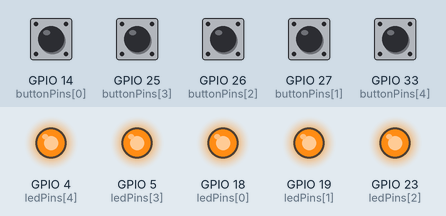
Recording of a sketch running on a simulated ESP32. Parts: output pins drawn as LEDs (lit = HIGH). The inputs (shaded band) are chosen by the test bench; at power-on: GPIO 14 (buttonPins[0]), GPIO 25 (buttonPins[3]), GPIO 26 (buttonPins[2]), GPIO 27 (buttonPins[1]), GPIO 33 (buttonPins[4]) HIGH. WiFi joins after 1.5 s; servers stay silent unless stated; uploads are accepted with an empty reply; what the sketch prints to the serial monitor is not drawn.

Above: at 2.7 s.
2.8 s: GPIO 14 (buttonPins[0]) pulled LOW for 1 s
At 4.6 s:
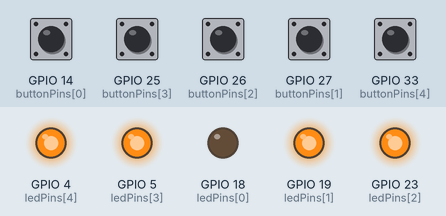
5.3 s: GPIO 25 (buttonPins[3]) pulled LOW for 0.15 s
At 5.8 s:
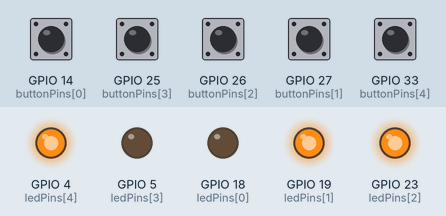
7.0 s: GPIO 26 (buttonPins[2]) pulled LOW for 0.15 s
At 8.3 s:
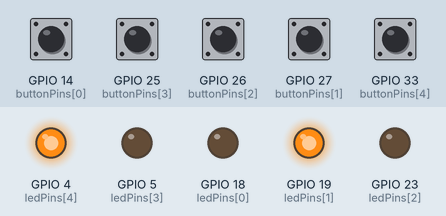
8.7 s: GPIO 27 (buttonPins[1]) pulled LOW for 0.15 s
At 9.6 s:
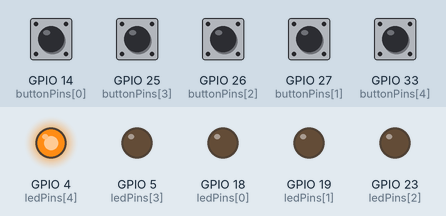
10.4 s: GPIO 33 (buttonPins[4]) pulled LOW for 0.15 s
At 10.9 s:
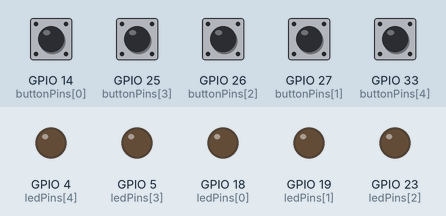
12.1 s: GPIO 14 (buttonPins[0]) pulled LOW for 0.15 s
At 13.4 s:
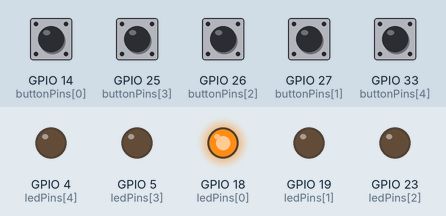
Timing chart, 0 to 14.8 s (numbered marks = the images above; inputs shaded):
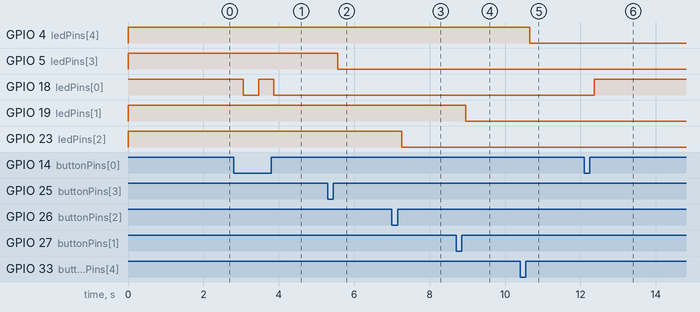

The sketch:

sketch.ino
```cpp
#include <WiFi.h>
#include <WiFiClientSecure.h>
#include "secrets.h"

// Buttons for 5 slots
int buttonPins[5] = {14, 27, 26, 25, 33};
int ledPins[5]    = {18, 19, 23, 5, 4};
int slotState[5]  = {0, 0, 0, 0, 0}; // 0=free, 1=occupied

unsigned long lastPress[5]   = {0, 0, 0, 0, 0};
const unsigned long DEBOUNCE_MS = 400;

WiFiClientSecure client;

void sendToFirebase(int slot, String value) {
  // .json?auth=<secret> — writes only the status field, preserving type
  String path = "/parkingAreas/area1/slots/slot" + String(slot + 1) + "/status.json?auth=" FIREBASE_DB_SECRET;

  if (client.connect(FIREBASE_HOST, 443)) {
    String body = "\"" + value + "\"";

    client.println("PUT " + path + " HTTP/1.1");
    client.println("Host: " FIREBASE_HOST);
    client.println("Content-Type: application/json");
    client.print("Content-Length: ");
    client.println(body.length());
    client.println();
    client.println(body);

    Serial.print("Slot ");
    Serial.print(slot + 1);
    Serial.print(" → ");
    Serial.println(value);

    // Wait for and print the actual HTTP response so we can confirm success/failure
    unsigned long timeout = millis();
    while (client.connected() && !client.available()) {
      if (millis() - timeout > 5000) {
        Serial.println("  ⚠️ Response timed out");
        client.stop();
        return;
      }
    }
    String statusLine = client.readStringUntil('\n');
    Serial.print("  → Firebase response: ");
    Serial.println(statusLine);

    if (statusLine.indexOf("200") == -1) {
      Serial.println("  ⚠️ Write likely FAILED — check secret/rules");
    }
  } else {
    Serial.println("  ⚠️ Could not connect to Firebase host");
  }
  client.stop();
}

void setup() {
  Serial.begin(115200);

  for (int i = 0; i < 5; i++) {
    pinMode(buttonPins[i], INPUT_PULLUP);
    pinMode(ledPins[i], OUTPUT);
    digitalWrite(ledPins[i], HIGH); // slots start FREE → LED on
  }

  WiFi.begin(WIFI_SSID, WIFI_PASSWORD);
  while (WiFi.status() != WL_CONNECTED) {
    delay(300);
    Serial.print(".");
  }
  Serial.println("\nWiFi connected");

  client.setInsecure(); // REQUIRED for Wokwi
}

void loop() {
  for (int i = 0; i < 5; i++) {
    if (digitalRead(buttonPins[i]) == LOW && (millis() - lastPress[i] > DEBOUNCE_MS)) {
      lastPress[i] = millis();
      slotState[i] = !slotState[i];
      sendToFirebase(i, slotState[i] ? "occupied" : "free");

      // free (0) → LED on, occupied (1) → LED off
      digitalWrite(ledPins[i], slotState[i] == 0 ? HIGH : LOW);
    }
  }
}
```

secrets.example.h
```cpp
// Copy this file to secrets.h and fill in your own values.
// secrets.h is gitignored and will NOT be committed.

#define WIFI_SSID "Wokwi-GUEST"
#define WIFI_PASSWORD ""

#define FIREBASE_HOST "park-sense-c0292-default-rtdb.asia-southeast1.firebasedatabase.app"

// Realtime Database > Project Settings > Service Accounts > Database secrets (legacy)
// Only needed if your DB rules require auth for writes (e.g. ".write": "auth != null")
#define FIREBASE_DB_SECRET "YOUR_DATABASE_SECRET"
```

Measured:
- after the input at 2.8 s, GPIO 18 (ledPins[0]): HIGH → LOW after 0.26 s, → HIGH 0.40 s later, → LOW 0.40 s later
- after the input at 5.3 s, GPIO 5 (ledPins[3]): HIGH → LOW after 0.26 s
- after the input at 7.0 s, GPIO 23 (ledPins[2]): HIGH → LOW after 0.26 s
- after the input at 8.7 s, GPIO 19 (ledPins[1]): HIGH → LOW after 0.26 s
- after the input at 10.4 s, GPIO 4 (ledPins[4]): HIGH → LOW after 0.26 s
- after the input at 12.1 s, GPIO 18 (ledPins[0]): LOW → HIGH after 0.26 s
